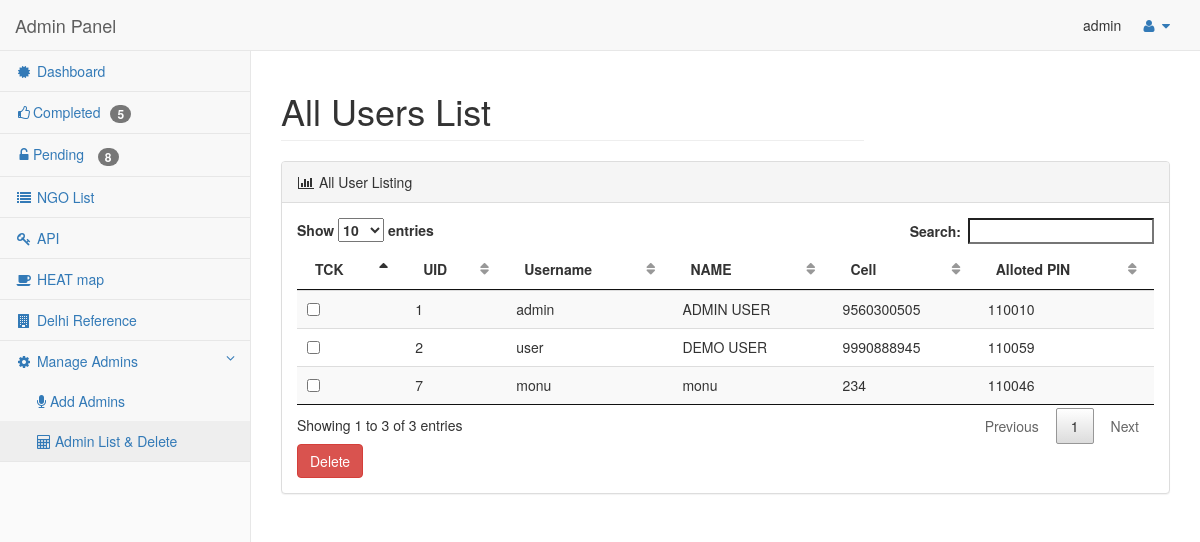
The page /pages/adminlist.php (signed in) on the database its author committed.
### tables this page shows
CREATE TABLE IF NOT EXISTS `cred` (
  `UID` int(3) NOT NULL AUTO_INCREMENT,
  `username` varchar(10) NOT NULL,
  `password` varchar(15) NOT NULL,
  `email` varchar(20) NOT NULL,
  `name` varchar(20) NOT NULL,
  `cell` varchar(12) NOT NULL,
  `club` int(20) NOT NULL,
  PRIMARY KEY (`UID`)
);

### pages/adminlist.php (the view, shortened to what this page needs)
<?php
echo "<!DOCTYPE html>
<html lang=\"en\">
<head>
    <title>Status Change</title>
    <meta name=\"viewport\" content=\"width=device-width, initial-scale=1, maximum-scale=1\">";
require 'template/css.php';
echo "</head>
<body>";
require 'template/dash-part.php';
?>
        <div id="page-wrapper">
            <div class="row">
                <div class="col-lg-8">
                    <h1 class="page-header">All Users List</h1>
                </div>
                <div class="col-lg-4 stat_update_action">
                </div>
            </div>
            <div class="row">
                <div class="col-lg-12">
                    <div class="panel panel-default">
                        <div class="panel-heading">
                            <i class="fa fa-bar-chart-o fa-fw"></i> All User Listing
                        </div>
                        <div class="panel-body">
<?php
require 'db.php';
$sql = "SELECT * FROM cred";
$retval = mysqli_query( $conn,$sql );
  echo "
  <form action=\"code/adminlistdeletecode.php\" id=\"myform71\" method=\"POST\" class=\"form\" role=\"form\">
  <table id=\"myTable\" class=\"table table-striped\">
    <thead>
      <tr>
        <th>TCK</th>
        <th>UID</th>
        <th>Username</th>
        <th>NAME</th>
        <th>Cell</th>
        <th>Alloted PIN</th>
      </tr>
    </thead>
    <tbody>";
   while($row = mysqli_fetch_assoc($retval)) {
             echo "<tr><td><input type=\"checkbox\" name=\"boxuid\" value=\"{$row['UID']}\" ></td>".
              "<td>{$row['UID']}</td> ".
              "<td>{$row['username']}</td> ".
              "<td>{$row['name']}</td> ".
              "<td>{$row['cell']}</td> ".
              "<td>{$row['club']}</td>";
   }
   echo "  </tbody> </table>
   <input type=\"submit\" value=\"Delete\" class=\"btn btn-danger\">
   </div>
                        </div>
                    </div>
                </div>
            ";
        echo"
            </div>
                        </div>
                    </div>
";
?>
</body>
</html>

### pages/assets/css/sb-admin-2.css (style rules this page uses)
body { background-color: #f8f8f8; }
#page-wrapper { padding: 0 15px; min-height: 568px; background-color: #fff; }
@media (min-width:768px) { #page-wrapper { position: inherit; margin: 0 0 0 250px; padding: 0 30px; border-left: 1px solid #e7e7e7; } }
table.dataTable thead .sorting, table.dataTable thead .sorting_asc, table.dataTable thead .sorting_desc, table.dataTable thead .sorting_asc_disabled, table.dataTable thead .sorting_desc_disabled { background: 0 0; }
table.dataTable thead .sorting_asc:after { content: "\f0de"; float: right; font-family: fontawesome; }
table.dataTable thead .sorting:after { content: "\f0dc"; float: right; font-family: fontawesome; color: rgba(50,50,50,.5); }

### pages/assets/css/minecss.css (style rules this page uses)
body { background-color: #fafafa; }
.stat_update_action { margin-top: 35px; }

### rows shown on the page
cred: UID "1", username "admin", name "ADMIN USER", cell "9560300505", club "110010"
cred: UID "2", username "user", name "DEMO USER", cell "9990888945", club "110059"
cred: UID "7", username "monu", name "monu", cell "234", club "110046"

### other values the page prints
$_SESSION["username"] "admin"
$d "5"
$p "8"
